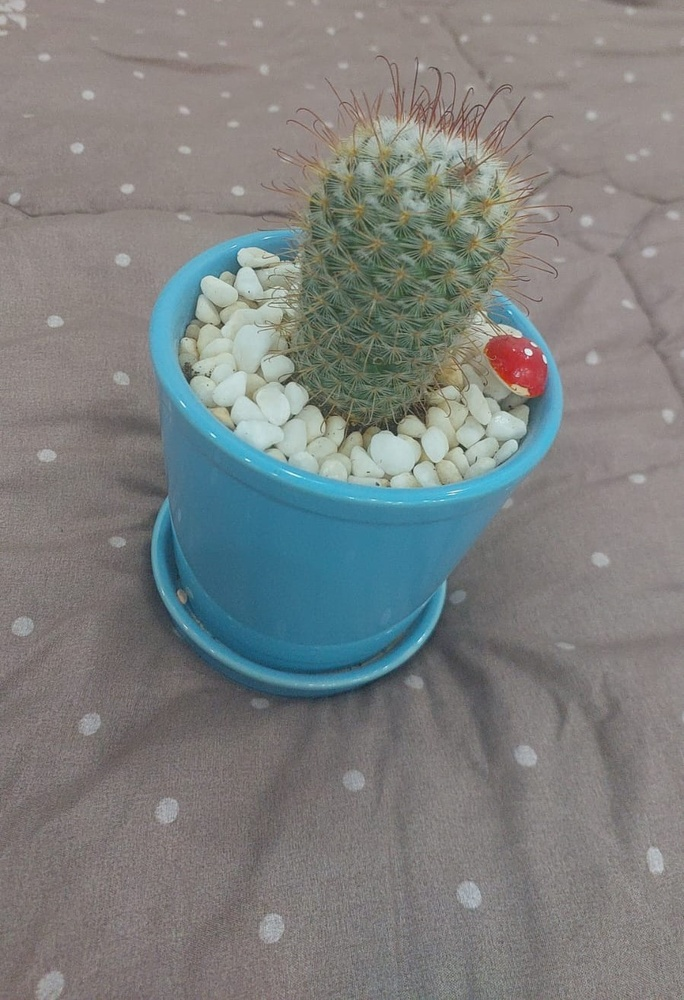
#> input picture part1_image_processing/input.jpg, 684 x 1000 px, shrunk from 899 x 1315 before the run
$ python -i edge_detection.py   (imports and definitions only)
#> lines starting #> are read from the running program, lines starting #| are printed output that depends on the picture
#> further down, picture is the input picture: shape (1000, 684, 3); mean B, G, R 127, 127.9, 125.3
import cv2
import numpy as np

def apply_edge_detection(frame):
    """
    Apply edge detection filter to a video frame

    Args:
        frame (numpy.ndarray): Input video frame

    Returns:
        numpy.ndarray: Frame with edge detection applied
    """
    # Convert to grayscale
    gray = cv2.cvtColor(frame, cv2.COLOR_BGR2GRAY)
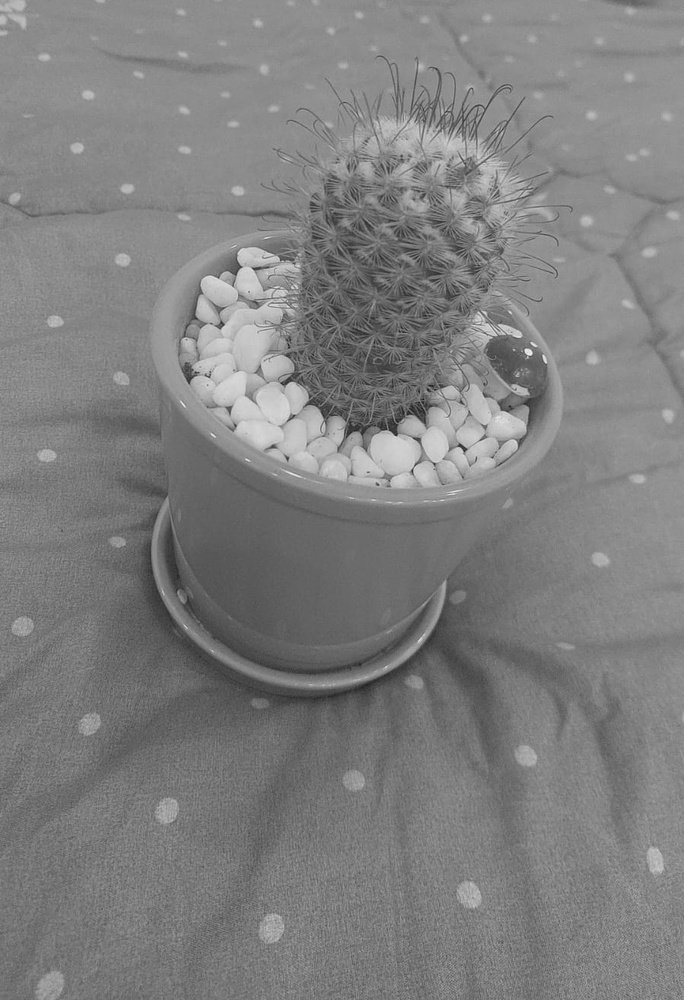
#> gray: shape (1000, 684); min 24, max 240, mean 127

    # Apply Gaussian blur to reduce noise
    blurred = cv2.GaussianBlur(gray, (5, 5), 0)

    # Apply Canny edge detection
    edges = cv2.Canny(blurred, threshold1=30, threshold2=100)
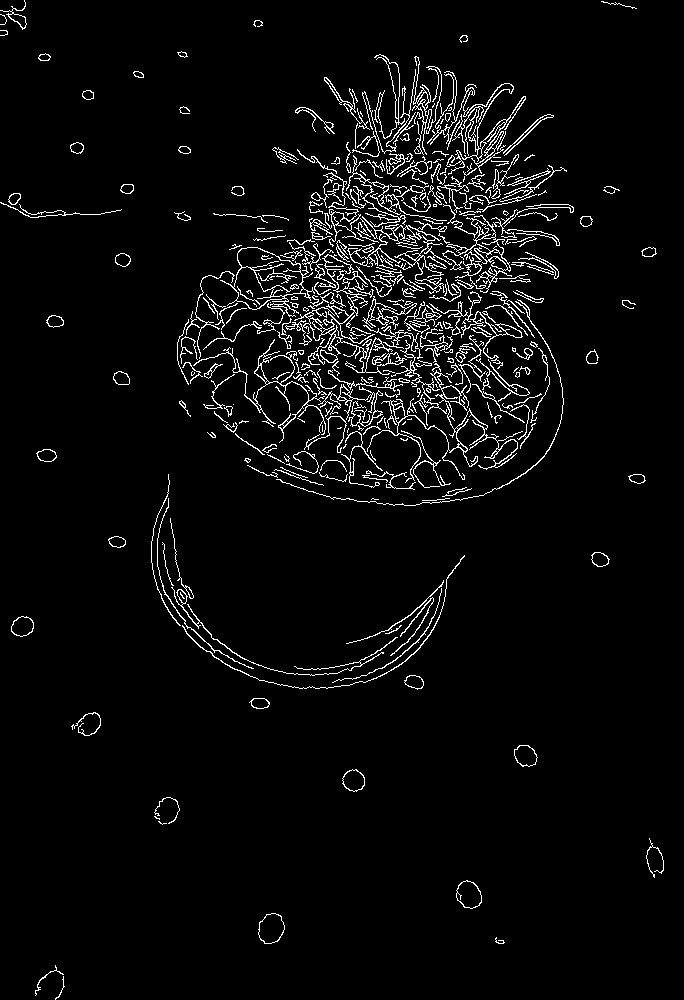
#> edges: shape (1000, 684); 4.1% white in thin lines or dots

    # Convert back to BGR for display
    edges_colored = cv2.cvtColor(edges, cv2.COLOR_GRAY2BGR)
#> edges_colored: shape (1000, 684, 3); 4.1% white in thin lines or dots

    # Alternatively, you can overlay edges on original image
    # edges_overlay = frame.copy()
    # edges_overlay[edges > 0] = [0, 255, 255]  # Yellow color for edges

    return edges_colored

>>> import cv2
>>> picture = cv2.imread('../../part1_image_processing/input.jpg')
>>> result = apply_edge_detection(picture)
